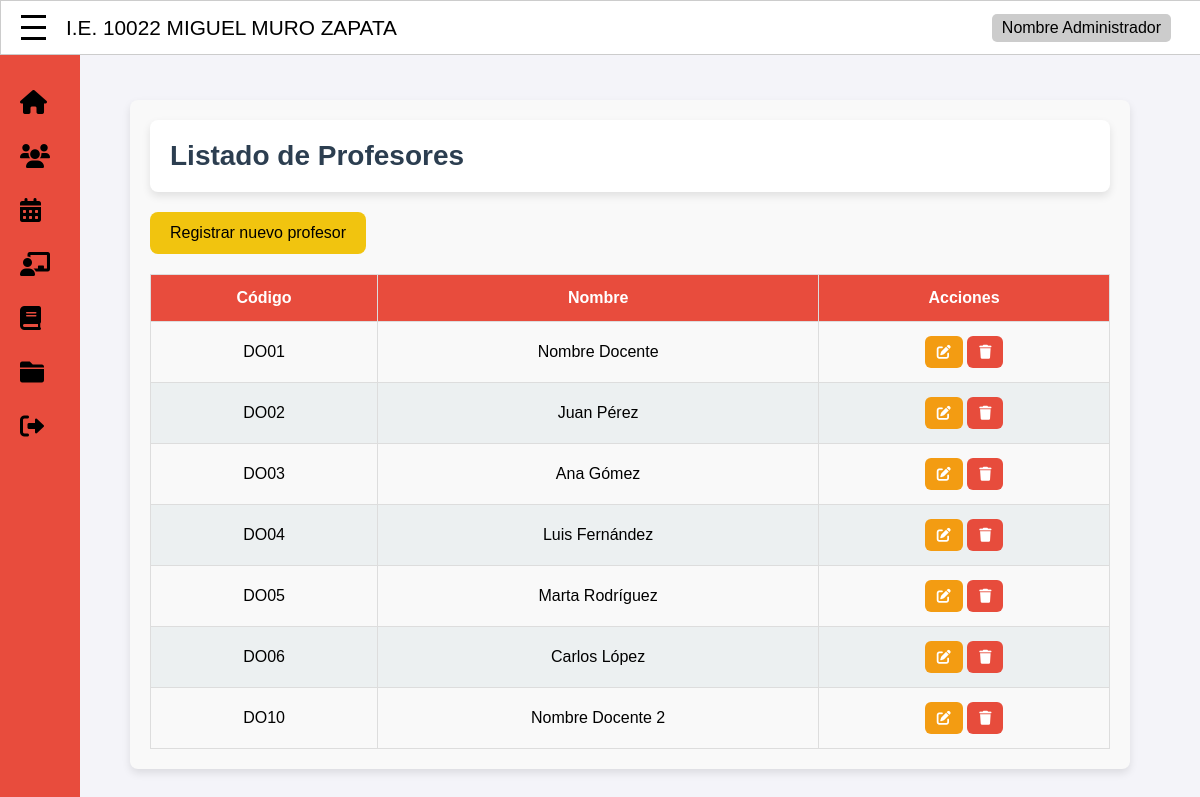
The app's page /dashboard.php?page=profesores (signed in) with its own data.
### tables this page shows
CREATE TABLE `datos_personales` (
  `idDatos_Personales` int(11) NOT NULL,
  `Nombre_apellido` varchar(45) NOT NULL,
  `Fecha_Nacimiento` datetime NOT NULL,
  `Sexo` int(11) NOT NULL,
  `Correo` varchar(45) NOT NULL,
  `Celular` varchar(45) DEFAULT NULL,
  `Foto` blob NOT NULL,
  `idUsuario` int(11) NOT NULL
);

CREATE TABLE `user_maestro` (
  `idUser_maestro` int(11) NOT NULL,
  `idUsuario` int(11) NOT NULL
);

### profesores.php (the view, shortened to what this page needs)
<?php
include 'db.php';
$sql_profesores = "SELECT datos_personales.idDatos_Personales, datos_personales.Nombre_apellido, user_maestro.idUser_maestro
                   FROM datos_personales
                   JOIN user_maestro ON datos_personales.idUsuario = user_maestro.idUsuario";
$result_profesores = $conn->query($sql_profesores);
?>
<!DOCTYPE html>
<html lang="es">
<head>
    <link rel="stylesheet" href="styles_teachers.css">
    <link rel="stylesheet" href="https://cdnjs.cloudflare.com/ajax/libs/font-awesome/6.0.0-beta3/css/all.min.css">
</head>
<body>
    <div class="teachers-container">
        <div class="teachers-header">
            <h1>Listado de Profesores</h1>
        </div>
        <button id="register-btn" class="register-btn">Registrar nuevo profesor</button>
        <table class="teachers-table">
            <thead>
                <tr>
                    <th>Código</th>
                    <th>Nombre</th>
                    <th>Acciones</th>
                </tr>
            </thead>
            <tbody>
                <?php
                if ($result_profesores->num_rows > 0) {
                    while ($row = $result_profesores->fetch_assoc()) {
                        $idUserMaestro = isset($row["idUser_maestro"]) ? $row["idUser_maestro"] : 'No disponible';
                        $codigo = 'DO' . str_pad($idUserMaestro, 2, '0', STR_PAD_LEFT);
                        echo '<tr>';
                        echo '<td>' . htmlspecialchars($codigo) . '</td>';
                        echo '<td>' . htmlspecialchars($row["Nombre_apellido"]) . '</td>';
                        echo '<td>';
                        echo '<button class="edit-btn" onclick="location.href=\'edit_teacher.php?id=' . htmlspecialchars($idUserMaestro) . '\'"><i class="fas fa-edit"></i></button> ';
                        echo '<button class="delete-btn" onclick="confirmDelete(' . htmlspecialchars($idUserMaestro) . ')"><i class="fas fa-trash"></i></button>';
                        echo '</td>';
                        echo '</tr>';
                    }
                } else {
                    echo '<tr><td colspan="3">No se encontraron profesores.</td></tr>';
                }
                ?>
            </tbody>
        </table>
    </div>
</body>
</html>

### dashboard.php (shortened to what this page needs)
<?php
    include 'db.php';
    $user_profile = isset($_SESSION['user_profile']) ? $_SESSION['user_profile'] : 2;
    $user_id = $_SESSION['user_id'];
    $page = isset($_GET['page']) ? $_GET['page'] : '';
    $sql = "SELECT Nombre_apellido FROM datos_personales WHERE idUsuario = ?";
    $stmt = $conn->prepare($sql);
    $stmt->bind_param("i", $user_id);
    $stmt->execute();
    $stmt->bind_result($user_name);
?>
<!DOCTYPE html>
<html lang="es">
<head>
    <link rel="stylesheet" href="styles_dashboard.css">
    <link rel="stylesheet" href="https://cdnjs.cloudflare.com/ajax/libs/font-awesome/6.0.0-beta3/css/all.min.css">
</head>
<body>
    <header>
        <div class="header-left">
            <div class="menu-toggle">
                <span></span>
                <span></span>
                <span></span>
            </div>
            <div class="header-title">
                I.E. 10022 MIGUEL MURO ZAPATA
            </div>
        </div>
        <div class="user-info">
            <div class="user-name"><?php echo htmlspecialchars($user_name); ?></div>
        </div>
    </header>
    <nav class="main-menu">
        <ul>
            <?php if ($user_profile === 1):  ?>
                <li><a href="?page=inicio_admin"><i class="fas fa-home"></i><span>Inicio</span></a></li>
                <li><a href="?page=estudiantes"><i class="fas fa-users"></i><span>Estudiantes</span></a></li>
                <li><a href="?page=horarios_admin"><i class="fas fa-calendar-alt"></i><span>Horarios</span></a></li>
                <li><a href="?page=profesores"><i class="fas fa-chalkboard-teacher"></i><span>Profesores</span></a></li>
                <li><a href="?page=cursos"><i class="fas fa-book"></i><span>Cursos</span></a></li>
                <li><a href="?page=expedientes"><i class="fas fa-folder"></i><span>Expedientes</span></a></li>
            <?php endif; ?>
            <li><a href="logout.php"><i class="fas fa-sign-out-alt"></i><span>Cerrar Sesión</span></a></li>
        </ul>
    </nav>
    <div class="content">
        <?php
            include($page . '.php');
        ?>
    </div>
</body>
</html>

### styles_dashboard.css (style rules this page uses)
body { font-family: Arial, sans-serif; margin: 0; padding: 0; }
header { display: flex; justify-content: space-between; align-items: center; background-color: white; color: black; border: 1px solid #ccc; padding: 10px 20px; width: 100%; position: fixed; top: 0; left: 0; z-index: 1000; }
.header-left { display: flex; align-items: center; }
.menu-toggle { display: flex; flex-direction: column; cursor: pointer; margin-right: 20px; }
.menu-toggle span { width: 25px; height: 3px; background-color: black; margin: 4px 0; }
.header-title { font-size: 1.3em; }
.user-info { display: flex; align-items: center; margin-right: 50px; }
.user-info .user-name { padding: 5px 10px; background-color: #ccc; border-radius: 5px; }
.main-menu { background-color: #e84c3d; color: black; padding-top: 20px; padding: 20px 10px; position: fixed; top: 50px; width: 60px; height: 100%; left: 0; z-index: 990; transition: width 0.3s ease; }
.main-menu ul { list-style: none; padding: 0; margin: 0; }
.main-menu ul li { padding: 10px; display: flex; align-items: center; margin-top: 10px; }
.main-menu ul li a { color: black; text-decoration: none; display: flex; align-items: center; width: 100%; }
.main-menu ul li i { font-size: 1.5em; margin-right: 10px; }
.content { margin-top: 30px; padding: 50px; margin-left: 60px; transition: margin-left 0.3s ease; }

### styles_teachers.css (style rules this page uses)
body { font-family: 'Arial', sans-serif; margin: 0; padding: 0; background-color: #f4f4f9; }
.teachers-container { flex-wrap: wrap; margin: 20px; padding: 20px; background-color: #f9f9f9; border-radius: 8px; box-shadow: 0 4px 8px rgba(0,0,0,0.1); }
.teachers-header { background-color: #ffffff; padding: 20px; border-radius: 8px; box-shadow: 0 4px 8px rgba(0,0,0,0.1); margin-bottom: 20px; }
.teachers-header h1 { font-size: 28px; font-weight: bold; color: #2c3e50; margin: 0; }
.register-btn { padding: 12px 20px; border: none; background-color: #f1c40f; color: black; border-radius: 8px; cursor: pointer; font-size: 16px; }
table { width: 100%; border-collapse: collapse; margin-top: 20px; }
table th, table td { padding: 14px; text-align: center; border: 1px solid #ddd; }
table th { background-color: #e84c3d; color: #ffffff; font-weight: bold; }
table tr:nth-child(even) { background-color: #ecf0f1; }
.edit-btn, .delete-btn { padding: 8px 12px; border: none; border-radius: 6px; cursor: pointer; font-size: 14px; font-weight: bold; transition: background-color 0.3s; }
.edit-btn { background-color: #f39c12; color: #ffffff; }
.delete-btn { background-color: #e74c3c; color: #ffffff; }

### records on screen
datos_personales: Nombre_apellido "Nombre Administrador"
datos_personales: user_maestro.idUser_maestro "DO01", Nombre_apellido "Nombre Docente"
datos_personales: user_maestro.idUser_maestro "DO02", Nombre_apellido "Juan Pérez"
datos_personales: user_maestro.idUser_maestro "DO03", Nombre_apellido "Ana Gómez"
datos_personales: user_maestro.idUser_maestro "DO04", Nombre_apellido "Luis Fernández"
datos_personales: user_maestro.idUser_maestro "DO05", Nombre_apellido "Marta Rodríguez"
datos_personales: user_maestro.idUser_maestro "DO06", Nombre_apellido "Carlos López"
datos_personales: user_maestro.idUser_maestro "DO10", Nombre_apellido "Nombre Docente 2"
